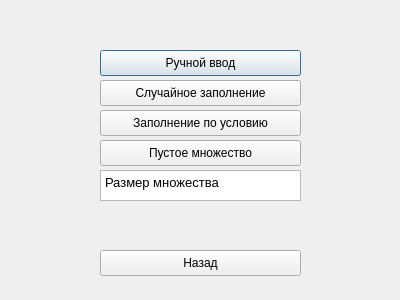
<?xml version="1.0" encoding="UTF-8"?>
<ui version="4.0">
 <class>EditSets</class>
 <widget class="QDialog" name="EditSets">
  <property name="geometry">
   <rect>
    <x>0</x>
    <y>0</y>
    <width>400</width>
    <height>300</height>
   </rect>
  </property>
  <property name="windowTitle">
   <string>Редактирование множества</string>
  </property>
  <widget class="QPushButton" name="inputBtn">
   <property name="geometry">
    <rect>
     <x>100</x>
     <y>50</y>
     <width>201</width>
     <height>26</height>
    </rect>
   </property>
   <property name="text">
    <string>Ручной ввод</string>
   </property>
  </widget>
  <widget class="QPushButton" name="randomBtn">
   <property name="geometry">
    <rect>
     <x>100</x>
     <y>80</y>
     <width>201</width>
     <height>26</height>
    </rect>
   </property>
   <property name="text">
    <string>Случайное заполнение</string>
   </property>
  </widget>
  <widget class="QPushButton" name="conditionalBtn">
   <property name="geometry">
    <rect>
     <x>100</x>
     <y>110</y>
     <width>201</width>
     <height>26</height>
    </rect>
   </property>
   <property name="text">
    <string>Заполнение по условию</string>
   </property>
  </widget>
  <widget class="QPushButton" name="voidBtn">
   <property name="geometry">
    <rect>
     <x>100</x>
     <y>140</y>
     <width>201</width>
     <height>26</height>
    </rect>
   </property>
   <property name="text">
    <string>Пустое множество</string>
   </property>
  </widget>
  <widget class="QPushButton" name="backBtn">
   <property name="geometry">
    <rect>
     <x>100</x>
     <y>250</y>
     <width>201</width>
     <height>26</height>
    </rect>
   </property>
   <property name="text">
    <string>Назад</string>
   </property>
  </widget>
  <widget class="QTextEdit" name="sizeTextEdit">
   <property name="geometry">
    <rect>
     <x>100</x>
     <y>170</y>
     <width>201</width>
     <height>31</height>
    </rect>
   </property>
   <property name="styleSheet">
    <string notr="true">w</string>
   </property>
   <property name="html">
    <string>&lt;!DOCTYPE HTML PUBLIC &quot;-//W3C//DTD HTML 4.0//EN&quot; &quot;http://www.w3.org/TR/REC-html40/strict.dtd&quot;&gt;
&lt;html&gt;&lt;head&gt;&lt;meta name=&quot;qrichtext&quot; content=&quot;1&quot; /&gt;&lt;meta charset=&quot;utf-8&quot; /&gt;&lt;style type=&quot;text/css&quot;&gt;
p, li { white-space: pre-wrap; }
hr { height: 1px; border-width: 0; }
li.unchecked::marker { content: &quot;\2610&quot;; }
li.checked::marker { content: &quot;\2612&quot;; }
&lt;/style&gt;&lt;/head&gt;&lt;body style=&quot; font-family:'Noto Sans'; font-size:10pt; font-weight:400; font-style:normal;&quot;&gt;
&lt;p style=&quot; margin-top:0px; margin-bottom:0px; margin-left:0px; margin-right:0px; -qt-block-indent:0; text-indent:0px;&quot;&gt;Размер множества&lt;/p&gt;&lt;/body&gt;&lt;/html&gt;</string>
   </property>
  </widget>
 </widget>
 <resources/>
 <connections/>
</ui>
